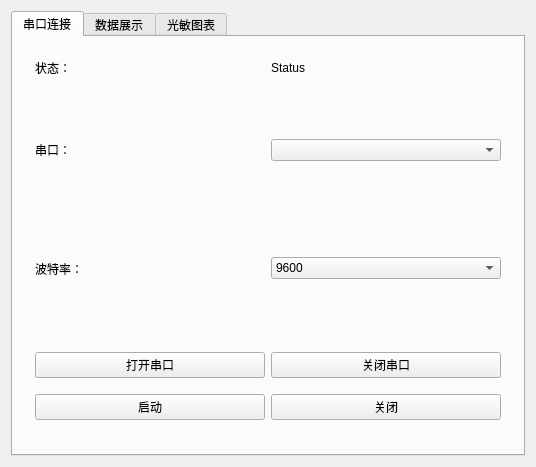
<?xml version="1.0" encoding="UTF-8"?>
<ui version="4.0">
 <class>QTSerialPortEmbeddedClass</class>
 <widget class="QMainWindow" name="QTSerialPortEmbeddedClass">
  <property name="geometry">
   <rect>
    <x>0</x>
    <y>0</y>
    <width>536</width>
    <height>467</height>
   </rect>
  </property>
  <property name="windowTitle">
   <string>QTSerialPortEmbedded</string>
  </property>
  <widget class="QWidget" name="centralWidget">
   <layout class="QVBoxLayout" name="verticalLayout_2">
    <item>
     <widget class="QTabWidget" name="tabWidget">
      <property name="currentIndex">
       <number>0</number>
      </property>
      <widget class="QWidget" name="tab">
       <attribute name="title">
        <string>串口连接</string>
       </attribute>
       <layout class="QVBoxLayout" name="verticalLayout" stretch="1,3,3,3">
        <item>
         <widget class="QWidget" name="widget_4" native="true">
          <layout class="QHBoxLayout" name="horizontalLayout_3">
           <item>
            <widget class="QLabel" name="label_3">
             <property name="text">
              <string>状态：</string>
             </property>
            </widget>
           </item>
           <item>
            <widget class="QLabel" name="connectStatus">
             <property name="styleSheet">
              <string notr="true">font: 700 20pt &quot;Microsoft YaHei UI&quot;;
color: rgb(0, 0, 0);</string>
             </property>
             <property name="text">
              <string>Status</string>
             </property>
            </widget>
           </item>
          </layout>
         </widget>
        </item>
        <item>
         <widget class="QWidget" name="widget" native="true">
          <layout class="QHBoxLayout" name="horizontalLayout">
           <item>
            <widget class="QLabel" name="label">
             <property name="text">
              <string>串口：</string>
             </property>
            </widget>
           </item>
           <item>
            <widget class="QComboBox" name="port"/>
           </item>
          </layout>
         </widget>
        </item>
        <item>
         <widget class="QWidget" name="widget_2" native="true">
          <layout class="QHBoxLayout" name="horizontalLayout_2">
           <item>
            <widget class="QLabel" name="label_2">
             <property name="text">
              <string>波特率：</string>
             </property>
            </widget>
           </item>
           <item>
            <widget class="QComboBox" name="baudRate">
             <item>
              <property name="text">
               <string>9600</string>
              </property>
             </item>
             <item>
              <property name="text">
               <string>115200</string>
              </property>
             </item>
            </widget>
           </item>
          </layout>
         </widget>
        </item>
        <item>
         <widget class="QWidget" name="widget_3" native="true">
          <layout class="QGridLayout" name="gridLayout">
           <item row="0" column="0">
            <widget class="QPushButton" name="openPort">
             <property name="text">
              <string>打开串口</string>
             </property>
            </widget>
           </item>
           <item row="0" column="1">
            <widget class="QPushButton" name="closePort">
             <property name="text">
              <string>关闭串口</string>
             </property>
            </widget>
           </item>
           <item row="1" column="0">
            <widget class="QPushButton" name="openLED">
             <property name="text">
              <string>启动</string>
             </property>
            </widget>
           </item>
           <item row="1" column="1">
            <widget class="QPushButton" name="closeLED">
             <property name="text">
              <string>关闭</string>
             </property>
            </widget>
           </item>
          </layout>
         </widget>
        </item>
       </layout>
      </widget>
      <widget class="QWidget" name="tab_2">
       <attribute name="title">
        <string>数据展示</string>
       </attribute>
       <widget class="QWidget" name="widget_5" native="true">
        <property name="geometry">
         <rect>
          <x>10</x>
          <y>10</y>
          <width>274</width>
          <height>361</height>
         </rect>
        </property>
        <layout class="QVBoxLayout" name="verticalLayout_3">
         <item>
          <widget class="QWidget" name="widget_6" native="true">
           <layout class="QHBoxLayout" name="horizontalLayout_4">
            <item>
             <widget class="QLabel" name="label_4">
              <property name="text">
               <string>接收到STM32数据：</string>
              </property>
             </widget>
            </item>
            <item>
             <widget class="QPushButton" name="clearLogBtn">
              <property name="text">
               <string>清除日志</string>
              </property>
             </widget>
            </item>
           </layout>
          </widget>
         </item>
         <item>
          <widget class="QTextEdit" name="receivedSTM32Date"/>
         </item>
        </layout>
       </widget>
      </widget>
      <widget class="QWidget" name="tab_3">
       <attribute name="title">
        <string>光敏图表</string>
       </attribute>
       <layout class="QVBoxLayout" name="verticalLayout_4">
        <item>
         <widget class="QChartView" name="PhotosensitiveChart" native="true"/>
        </item>
       </layout>
      </widget>
     </widget>
    </item>
   </layout>
  </widget>
 </widget>
 <layoutdefault spacing="6" margin="11"/>
 <customwidgets>
  <customwidget>
   <class>QChartView</class>
   <extends>QWidget</extends>
   <header location="global">QtCharts/QChartView</header>
   <container>1</container>
  </customwidget>
 </customwidgets>
 <resources>
  <include location="qtserialportembedded.qrc"/>
 </resources>
 <connections/>
</ui>
